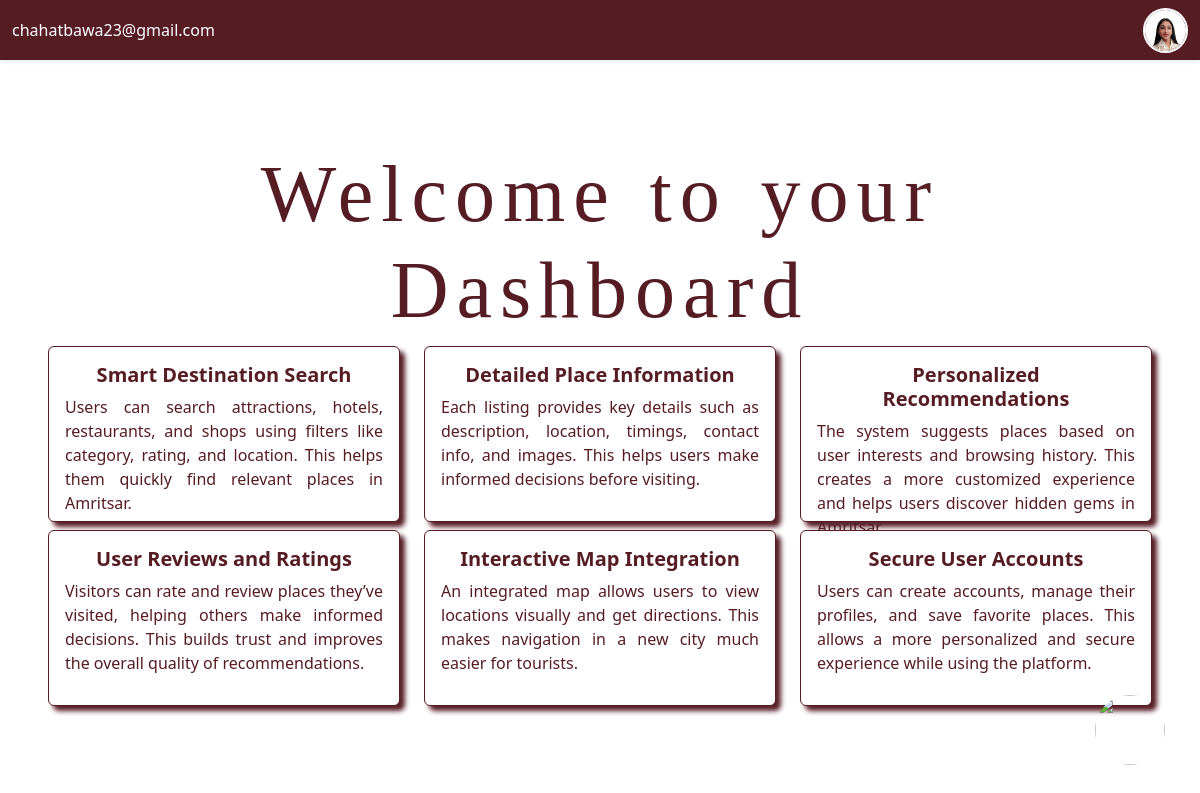
Page /dashboard/ (signed in) on the committed database.
### guide/models.py (models this page shows, shortened)
class Userregister(models.Model):
    USER_TYPES = (('Tourist', 'Tourist'),('Business Owner', 'Business Owner'),)
    firstname=models.CharField(max_length=200)
    lastname=models.CharField(max_length=200, null=True, blank=True)
    email=models.EmailField()
    password=models.CharField(max_length=200)
    category = models.CharField(max_length=50, choices=USER_TYPES, default='Tourist')
    contact = models.CharField(max_length=15, null=True, blank=True)
    alternate_contact = models.CharField(max_length=15, null=True, blank=True)
    birthday = models.DateField(null=True, blank=True)
    age = models.IntegerField(null=True, blank=True)
    social_link = models.URLField(null=True, blank=True)
    gender = models.CharField(max_length=10, null=True, blank=True)
    address = models.TextField(null=True, blank=True)
    bio = models.TextField(null=True, blank=True)
    photo = models.ImageField(upload_to='profile_photos/', null=True, blank=True)
    newsletter = models.BooleanField(default=False)

### guide/views.py (the view)
# urls.py: path("dashboard/", views.dashboard,name="dashboard"),
def dashboard(request):
    email = request.session.get('email')
    user = Userregister.objects.get(email=email)
    return render(request,'dashboard.html',{"user":user})

### templates/dashboard.html
{% extends 'sidebar.html' %}
{% load static %}
{% block content %}
	<link rel="stylesheet" type="text/css" href='{% static "customcss/dashboard.css" %}'>
	<div class="container d-flex flex-column justify-content-center align-items-center" style="min-height: 90vh; ">
		<h1 class="text-center" style="color: #561c24;font-family: 'Brush Script MT', 'Brush Script Std', cursive;
  		font-size: 5rem; letter-spacing: 0.5rem; word-spacing: 0.3rem;">Welcome to your<br> Dashboard</h1>
  		<div class="row mb-2">
  			<div class="col-md-4">
  				<div class="card" style="width: 22rem; height: 11rem;">
				  	<div class="card-body">
					    <h5 class="card-title">Smart Destination Search</h5>
					    <p class="card-text">Users can search attractions, hotels, restaurants, and shops using filters like category, rating, and location. This helps them quickly find relevant places in Amritsar.</p>
				  	</div>
				</div>
  			</div>
  			<div class="col-md-4">
  				<div class="card" style="width: 22rem; height: 11rem;">
				  	<div class="card-body">
					    <h5 class="card-title">Detailed Place Information</h5>
					    <p class="card-text">Each listing provides key details such as description, location, timings, contact info, and images. This helps users make informed decisions before visiting.</p>
				  	</div>
				</div>
  			</div>
  			<div class="col-md-4">
  				<div class="card" style="width: 22rem; height: 11rem;">
				  	<div class="card-body">
					    <h5 class="card-title">Personalized Recommendations</h5>
					    <p class="card-text">The system suggests places based on user interests and browsing history. This creates a more customized experience and helps users discover hidden gems in Amritsar.</p>
				  	</div>
				</div>
  			</div>
  		</div>
  		<div class="row mb-2">
  			<div class="col-md-4">
  				<div class="card" style="width: 22rem; height: 11rem;">
				  	<div class="card-body">
					    <h5 class="card-title">User Reviews and Ratings</h5>
					    <p class="card-text">Visitors can rate and review places they’ve visited, helping others make informed decisions. This builds trust and improves the overall quality of recommendations.</p>
				  	</div>
				</div>
  			</div>
  			<div class="col-md-4">
  				<div class="card" style="width: 22rem; height: 11rem;">
				  	<div class="card-body">
					    <h5 class="card-title">Interactive Map Integration</h5>
					    <p class="card-text">An integrated map allows users to view locations visually and get directions. This makes navigation in a new city much easier for tourists.</p>
				  	</div>
				</div>
  			</div>
  			<div class="col-md-4">
  				<div class="card" style="width: 22rem; height: 11rem;">
				  	<div class="card-body">
					    <h5 class="card-title">Secure User Accounts</h5>
					    <p class="card-text">Users can create accounts, manage their profiles, and save favorite places. This allows a more personalized and secure experience while using the platform.</p>
				  	</div>
				</div>
  			</div>
  		</div>
  	</div>
{% endblock %}

### templates/sidebar.html (shortened to what this page needs)
{% load static %}
<!DOCTYPE html>
<html>
<head>
	<link rel="stylesheet" type="text/css" href='{% static "css/bootstrap.min.css" %}'>
	<link rel="stylesheet" type="text/css" href='{% static "customcss/sidebar.css" %}'>
  	<link rel="stylesheet" type="text/css" href='{%static "icofont/icofont.min.css" %}'>
</head>
<body>
	<div class="main_box">
    <div class="btn_one">
      <label for="check" class="btn-label" >
        <i class="icofont-navigation-menu"></i>
      </label>
    </div>
    <nav class="navbar navbar-expand-lg fixed-top shadow-sm custom-navbar">
        <div class="container-fluid">
          <span class="navbar-text text-white">
            {{ request.session.email }}
          </span>
          <div class="ms-auto">
            {% if user.photo %}
              <img src="{{ user.photo.url }}"
                   class="rounded-circle"
                   width="45"
                   height="45"
                   alt="User">
            {% else %}
              <img src="{% static 'Photos/profile.webp' %}"
                   class="rounded-circle"
                   width="45"
                   height="45"
                   alt="Default User">
            {% endif %}
          </div>
        </div>
      </nav>
    <div class="main_content">
        {% block content %}
        {% endblock %}
    </div>
  </div>
{% if request.resolver_match.url_name != 'chatbot' %}
<a href="{% url 'chatbot' %}" class="chatbot-icon">
    <img src="{%static 'photos/chatbot1.png' %}" height="70px" width="70px" class="rounded-circle">
</a>
{% endif %}
</body>
</html>

### statics/customcss/sidebar.css (style rules this page uses)
* { margin: 0; padding: 0; }
.btn_one { position: fixed; top: 70px; left: 20px; z-index: 9999; }
.btn_one i { font-size: 30px; font-weight: bold; cursor: pointer; color: #561c24; }
.main_content { display: flex; justify-content: center; align-items: center; text-align: center; transition: all 0.3s ease; }
.chatbot-icon { position: fixed; bottom: 20px; right: 20px; color: white; font-size: 22px; padding: 15px; border-radius: 50%; z-index: 9999; text-decoration: none; display: flex; align-items: center; justify-content: center; }
.custom-navbar { background-color: #561c24; height: 60px; }
.custom-navbar .navbar-text { color: white; font-weight: 500; }
.custom-navbar img { object-fit: cover; border: 2px solid white; }
.main_content { margin-top: 70px; }

### statics/customcss/dashboard.css (style rules this page uses)
.card { border-color: #561c24 !important; box-shadow: 5px 5px 5px #561c24; cursor:pointer; }
.card-title { color: #561c24; font-weight: bold; }
.card-text { color: #561c24; text-align: justify; }

### rows in the picture
Userregister: session.email "chahatbawa23@gmail.com", photo (picture)
